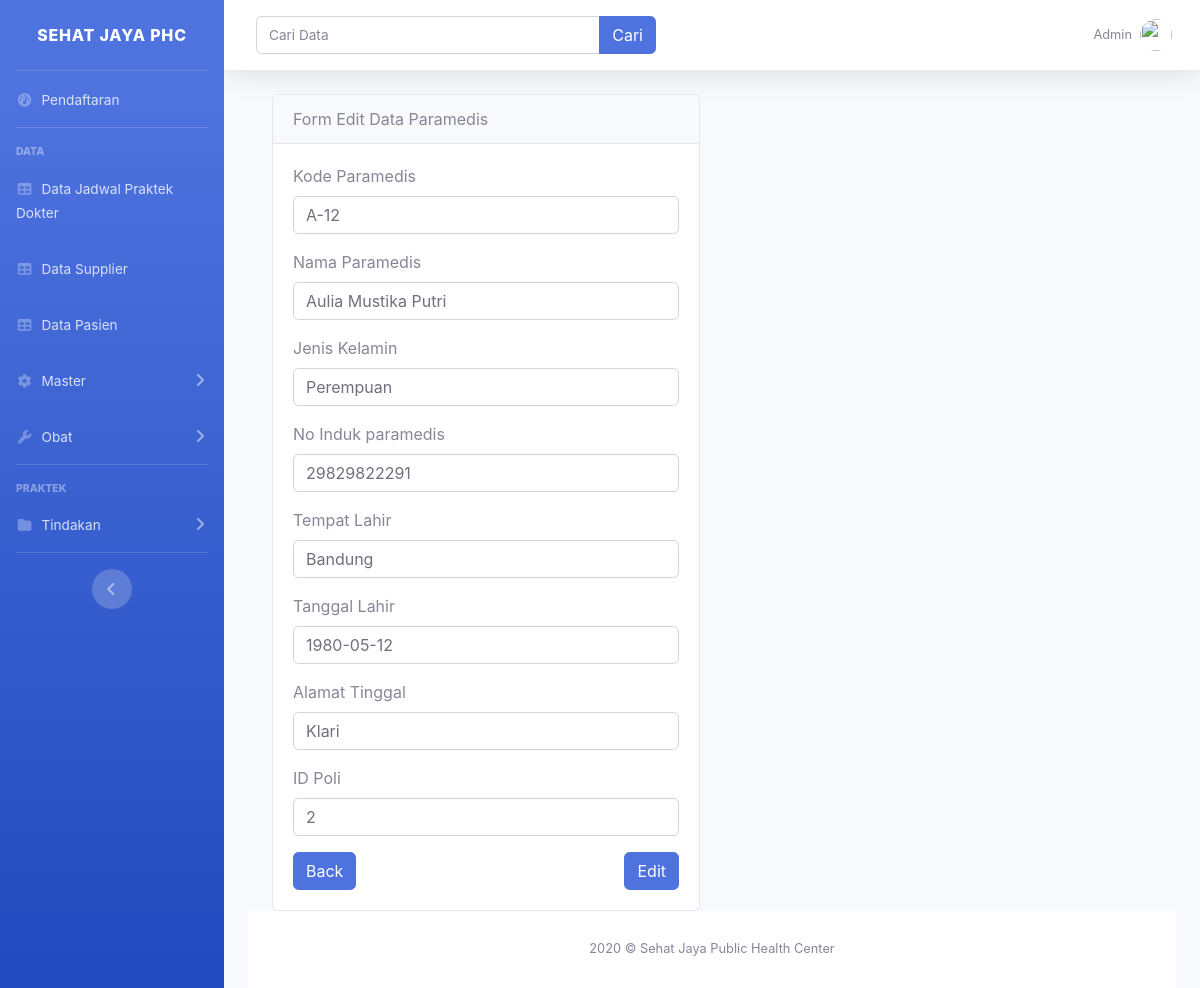
Page /paramedis/edit/A-12 on the committed database.
### tables this page shows
CREATE TABLE `tbl_paramedis` (
  `kode_paramedis` varchar(4) NOT NULL,
  `nama_paramedis` varchar(30) NOT NULL,
  `jenis_kelamin` varchar(15) NOT NULL,
  `no_izin_paramedis` varchar(20) NOT NULL,
  `tempat_lahir` varchar(30) NOT NULL,
  `tanggal_lahir` date NOT NULL,
  `alamat_tinggal` text NOT NULL,
  `id_poli` int(2) NOT NULL
);

### application/controllers/paramedis.php (called while the page is built, shortened)
<?php
class paramedis extends CI_Controller {
    public function __construct(){
        $this->load->model('paramedis_model');
        $this->load->library('form_validation');
    }
    public function edit($kode_paramedis){
        $data['title']='Form Edit Data Paramedis';
        $data['tbl_paramedis']=$this->paramedis_model->getparamedisByID($kode_paramedis);
        $this->form_validation->set_rules('kode_paramedis', 'Kode Paramedis', 'required');
        $this->form_validation->set_rules('nama_paramedis', 'Nama Paramedis', 'required');
        $this->form_validation->set_rules('jenis_kelamin', 'Jenis Kelamin', 'required');
        $this->form_validation->set_rules('no_izin_paramedis', 'No Izin Paramedis', 'required');
        $this->form_validation->set_rules('tempat_lahir', 'Tempat Lahir', 'required');
        $this->form_validation->set_rules('tanggal_lahir', 'Tanggal Lahir', 'required');
        $this->form_validation->set_rules('alamat_tinggal', 'Alamat Tinggal', 'required');
        $this->form_validation->set_rules('id_poli', 'ID Poli', 'required');
        if ($this->form_validation->run() ==  FALSE) {
            $this->load->view('template/header', $data);
            $this->load->view('paramedis/edit', $data);
            $this->load->view('template/footer');
        } else {
            $this->paramedis_model->ubahdataparamedis();
            $this->session->set_flashdata('flash-data', 'diedit');
            redirect('paramedis','refresh');
        }
    }
}
?>

### index.php (called while the page is built, shortened)
<?php
require_once BASEPATH.'core/CodeIgniter.php';

### application/models/paramedis_model.php (called while the page is built, shortened)
<?php
class paramedis_model extends CI_Model{
    public function getparamedisByID($kode_paramedis){
        return $this->db->get_where('tbl_paramedis',['kode_paramedis'=> $kode_paramedis])->row_array();
    }
}
?>

### application/views/paramedis/edit.php (the view, shortened to what this page needs)
<div class="container">
    <div class="row mt-3">
        <div class="col-md-6">
            <div class="card">
                <div class="card-header">
                    Form Edit Data Paramedis
                </div>
                <div class="card-body">
                    <form action="" method="post">
                        <div class="form-group">
                            <label for="kode_paramedis">Kode Paramedis</label>
                            <input type="text"
                            class="form-control"
                            id="kode_paramedis"
                            name="kode_paramedis"
                             value="<?= $tbl_paramedis['kode_paramedis'];?>">
                        </div>
                        <div class="form-group">
                            <label for="nama_paramedis">Nama Paramedis</label>
                            <input type="text"
                            class="form-control"
                            id="nama_paramedis"
                            name="nama_paramedis"
                            value="<?= $tbl_paramedis['nama_paramedis'];?>">
                        </div>
                        <div class="form-group">
                            <label for="jenis_kelamin">Jenis Kelamin</label>
                            <input type="text"
                            class="form-control"
                            id="jenis_kelamin"
                            name="jenis_kelamin"
                            value="<?= $tbl_paramedis['jenis_kelamin'];?>">
                        </div>
                        <div class="form-group">
                            <label for="no_izin_paramedis">No Induk paramedis</label>
                            <input type="text"
                            class="form-control"
                            id="no_izin_paramedis"
                            name="no_izin_paramedis"
                            value="<?= $tbl_paramedis['no_izin_paramedis'];?>">
                        </div>
                        <div class="form-group">
                            <label for="tempat_lahir">Tempat Lahir</label>
                            <input type="text"
                            class="form-control"
                            id="tempat_lahir"
                            name="tempat_lahir"
                            value="<?= $tbl_paramedis['tempat_lahir'];?>">
                        </div>
                        <div class="form-group">
                            <label for="tanggal_lahir">Tanggal Lahir</label>
                            <input type="text"
                            class="form-control"
                            id="tanggal_lahir"
                            name="tanggal_lahir"
                            value="<?= $tbl_paramedis['tanggal_lahir'];?>">
                        </div>
                        <div class="form-group">
                            <label for="alamat_tinggal">Alamat Tinggal</label>
                            <input type="text"
                            class="form-control"
                            id="alamat_tinggal"
                            name="alamat_tinggal"
                            value="<?= $tbl_paramedis['alamat_tinggal'];?>">
                        </div>
                        <div class="form-group">
                            <label for="id_poli">ID Poli</label>
                            <input type="text"
                            class="form-control"
                            id="id_poli"
                            name="id_poli"
                            value="<?= $tbl_paramedis['id_poli'];?>">
                        </div>
                        <button type="submit" name="edit" class="btn btn-primary float-right">Edit</button>
                        <a href="<?= base_url();?>paramedis" class="btn btn-primary float-left">Back</a>
                    </form>
                </div>
            </div>
        </div>
    </div>
</div>

### rows in the picture
tbl_paramedis: kode_paramedis "A-12", nama_paramedis "Aulia Mustika Putri", jenis_kelamin "Perempuan", no_izin_paramedis "29829822291", tempat_lahir "Bandung", tanggal_lahir "1980-05-12", alamat_tinggal "Klari", id_poli "2"
